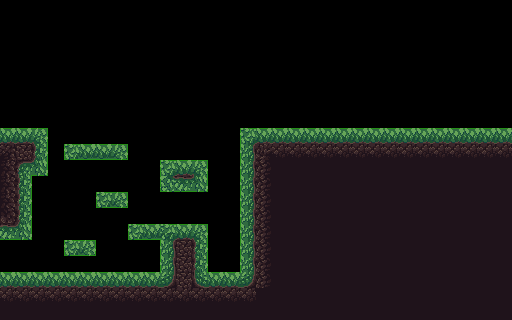

The image is a tile-based game level rendered from a .tmx file. Its description and complete source (layers, tilesets, objects, tile grids) follow:
An orthogonal 32x20 tile map with 16x16 px tiles, 1 tile layer (Tile Layer 1).

<map version="1.9" tiledversion="1.9.0" orientation="orthogonal" renderorder="right-down" width="32" height="20" tilewidth="16" tileheight="16" infinite="0" nextlayerid="2" nextobjectid="1">
 <editorsettings>
  <export format="tmx" />
 </editorsettings>
 <tileset firstgid="1" source="TilesetPacks/BetterGrassTerain.tsx" />
 <layer id="1" name="Tile Layer 1" width="32" height="20">
  <data encoding="csv">
0,0,0,0,0,0,0,0,0,0,0,0,0,0,0,0,0,0,0,0,0,0,0,0,0,0,0,0,0,0,0,0,
0,0,0,0,0,0,0,0,0,0,0,0,0,0,0,0,0,0,0,0,0,0,0,0,0,0,0,0,0,0,0,0,
0,0,0,0,0,0,0,0,0,0,0,0,0,0,0,0,0,0,0,0,0,0,0,0,0,0,0,0,0,0,0,0,
0,0,0,0,0,0,0,0,0,0,0,0,0,0,0,0,0,0,0,0,0,0,0,0,0,0,0,0,0,0,0,0,
0,0,0,0,0,0,0,0,0,0,0,0,0,0,0,0,0,0,0,0,0,0,0,0,0,0,0,0,0,0,0,0,
0,0,0,0,0,0,0,0,0,0,0,0,0,0,0,0,0,0,0,0,0,0,0,0,0,0,0,0,0,0,0,0,
0,0,0,0,0,0,0,0,0,0,0,0,0,0,0,0,0,0,0,0,0,0,0,0,0,0,0,0,0,0,0,0,
0,0,0,0,0,0,0,0,0,0,0,0,0,0,0,0,0,0,0,0,0,0,0,0,0,0,0,0,0,0,0,0,
2,2,3,0,0,0,0,0,0,0,0,0,0,0,0,1,2,2,2,2,2,2,2,2,2,2,2,2,2,2,2,2,
6,12,13,0,31,32,32,33,0,0,0,0,0,0,0,11,4,5,5,5,5,5,5,5,5,5,5,5,5,5,5,5,
16,7,23,0,0,0,0,0,0,0,1,2,3,0,0,11,14,15,15,15,15,15,15,15,15,15,15,15,15,15,15,15,
16,13,0,0,0,0,0,0,0,0,21,22,23,0,0,11,14,15,15,15,15,15,15,15,15,15,15,15,15,15,15,15,
16,13,0,0,0,0,31,33,0,0,0,0,0,0,0,11,14,15,15,15,15,15,15,15,15,15,15,15,15,15,15,15,
26,13,0,0,0,0,0,0,0,0,0,0,0,0,0,11,14,15,15,15,15,15,15,15,15,15,15,15,15,15,15,15,
22,23,0,0,0,0,0,0,31,32,34,2,3,0,0,11,14,15,15,15,15,15,15,15,15,15,15,15,15,15,15,15,
0,0,0,0,31,33,0,0,0,0,11,12,13,0,0,11,14,15,15,15,15,15,15,15,15,15,15,15,15,15,15,15,
0,0,0,0,0,0,0,0,0,0,11,12,13,0,0,11,14,15,15,15,15,15,15,15,15,15,15,15,15,15,15,15,
2,2,2,2,2,2,2,2,2,2,18,12,17,2,2,18,14,15,15,15,15,15,15,15,15,15,15,15,15,15,15,15,
5,5,5,5,5,5,5,5,5,5,5,5,5,5,5,5,20,15,15,15,15,15,15,15,15,15,15,15,15,15,15,15,
15,15,15,15,15,15,15,15,15,15,15,15,15,15,15,15,15,15,15,15,15,15,15,15,15,15,15,15,15,15,15,15
</data>
 </layer>
</map>
